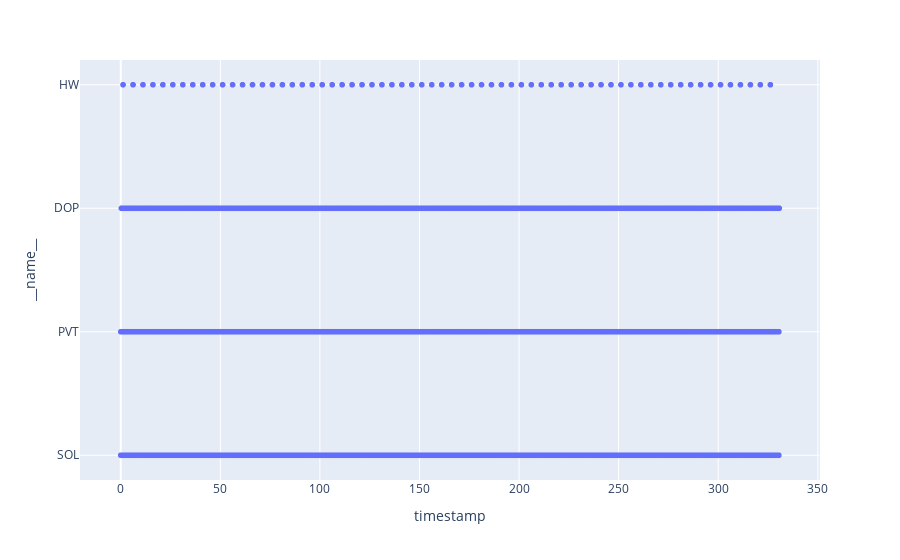

Notebook source saved alongside this figure:
### Code cell
fig = px.scatter(
    # df[df['__name__'] == 'PVT'],
    df,
    x='timestamp',
    y='__name__'


)

# fig.update_traces(
#     mode='markers+lines'
# )

fig.show()

### Figure 1 — Plotly figure (JSON) as saved in the notebook; plotly's stock layout.template omitted (floating-point values rounded to 4 significant figures; data arrays with more than 128 entries replaced by an {"elided": "..."} marker saying what was removed)
{"data": [{"hovertemplate": "timestamp=%{x}<br>__name__=%{y}<extra></extra>", "legendgroup": "", "marker": {"color": "#636efa", "symbol": "circle"}, "mode": "markers", "name": "", "showlegend": false, "type": "scattergl", "x": {"elided": "5023 float values"}, "xaxis": "x", "y": {"elided": "5023 str values"}, "yaxis": "y"}], "layout": {"legend": {"tracegroupgap": 0}, "margin": {"t": 60}, "xaxis": {"anchor": "y", "domain": [0, 1], "title": {"text": "timestamp"}}, "yaxis": {"anchor": "x", "domain": [0, 1], "title": {"text": "__name__"}}}}
